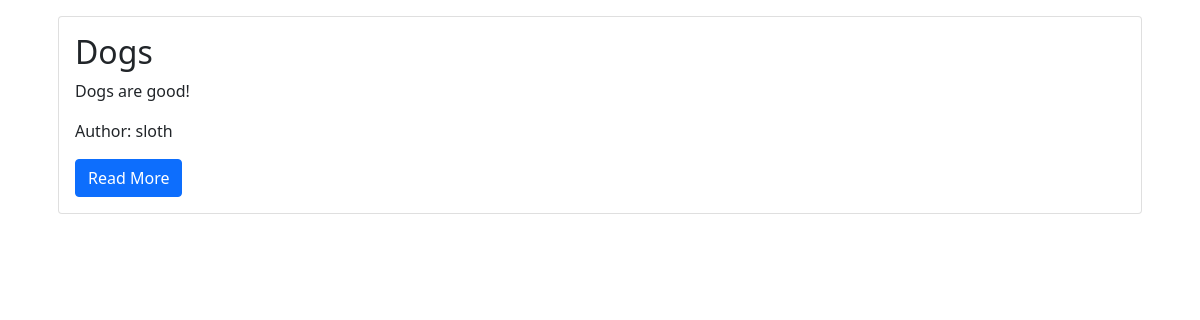
The app's page /, older data.
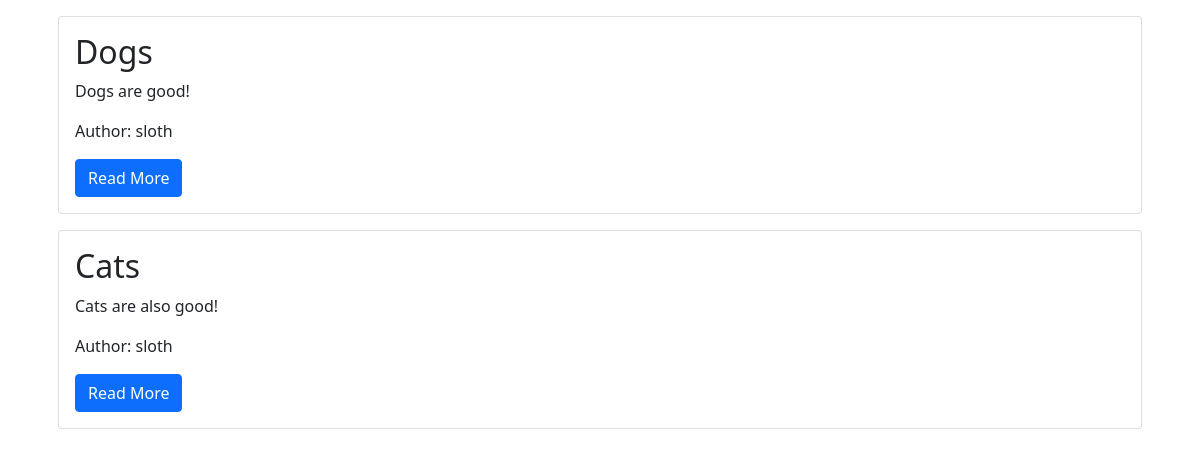
The same page, newer data.
### blog/models.py (models this page shows, shortened)
class Post(models.Model):
    title = models.CharField(max_length=200)
    content = models.TextField()
    date_created = models.DateTimeField(auto_now_add=True)
    slug = models.SlugField(max_length=200, unique=True)
    author = models.ForeignKey(to=User, on_delete=models.CASCADE)
    status = models.IntegerField(choices=STATUS, default=0)

### blog/views.py (the view)
# urls.py: path('', views.PostList.as_view(), name='home')
class PostList(generic.ListView):
    queryset = Post.objects.filter(status=1).order_by('-date_created')
    template_name = 'index.html'

### templates/index.html (shortened to what this page needs)
<!DOCTYPE html>
<html lang="en">
    <head>
        <link href="https://cdn.jsdelivr.net/npm/bootstrap@5.1.3/dist/css/bootstrap.min.css" rel="stylesheet">
    </head>
    <body>
        <div class="container">
            {% for post in post_list %}
                <div class="card m-3">
                    <div class="card-body">
                        <h2 class="card-title">
                            {{post.title}}
                        </h2>
                        <p class="card-text">
                            {{post.content | slice:"500"}}
                        </p>
                        <p class="card-text">
                            Author: {{post.author}}
                        </p>
                        <a class="btn btn-primary" href="{% url 'blog_view' post.slug %}">Read More</a>
                    </div>
                </div>
            {% endfor %}
        </div>
    </body>
</html>

Row changes from the older to the newer data that the page shows:
added Post: title "Cats", content "Cats are also good!", author "sloth"
